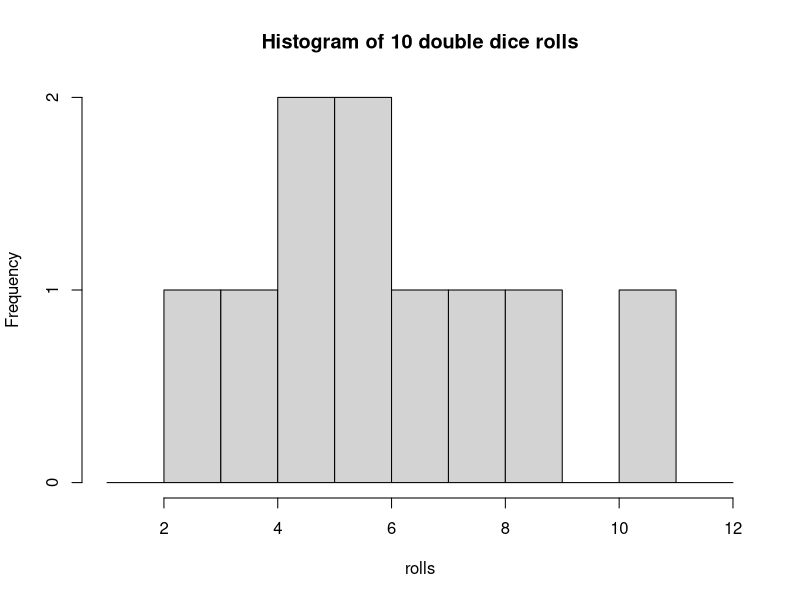
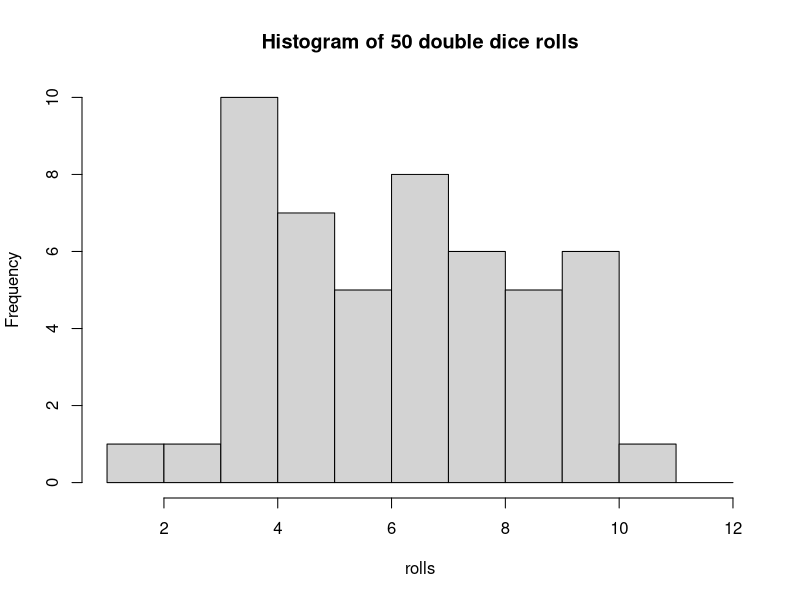
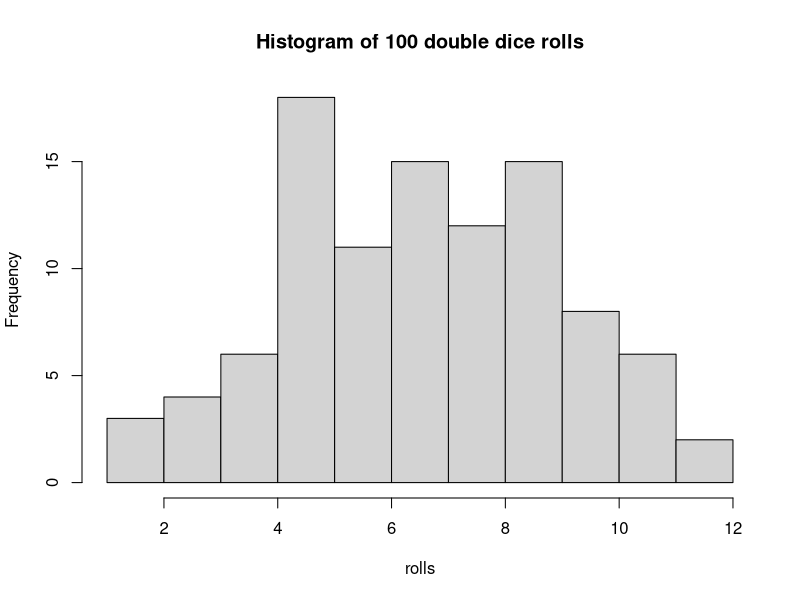
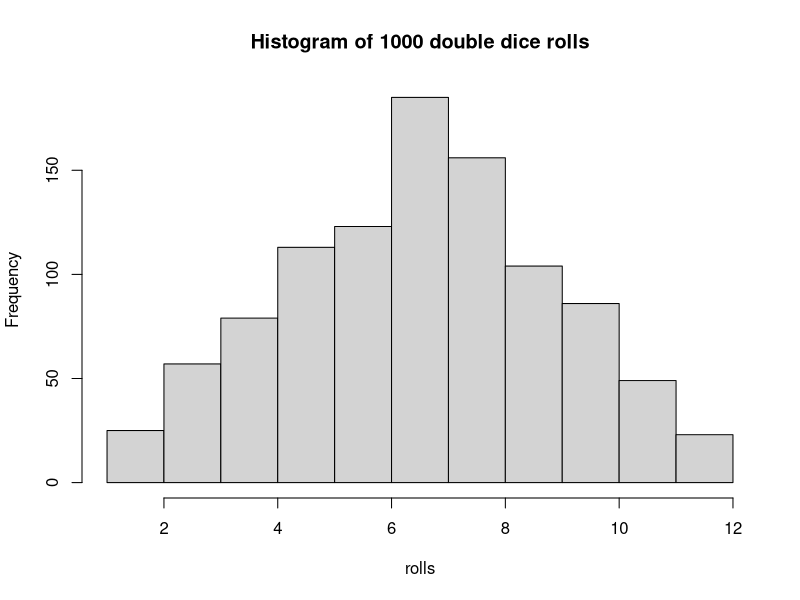
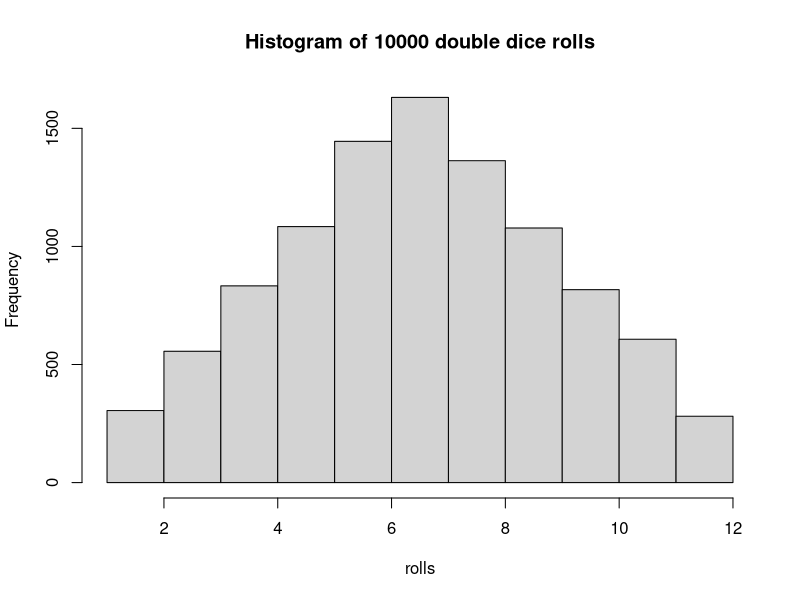

Write R code to recreate these figures, in order.
###################################
###################################
########                   ########
########   Data Science 2  ########
########       Lab 1       ######## 
########  31st Jan. 2023   ########
########                   ########
###################################
###################################


## Welcome to this first lab. Here we  will learn the basics of R, an open-source programming language and software environment.



# On the right is the console. You can input code directly into the console line by line - you do not need to run an entire file. Try running a simple calculation in the console, like 5+9. Type it in and press enter. 

# You can also write code in this, the code editor, and run it from here. Try highlighting the following line and clicking 'Run':
12 * 4 - 6

# You can also press 'Ctrl (Cmd) + Enter' to run the code you have highlighted.

# Text beginning with a # sign is read as 'comment' and will not be evaluated by the console.
## Numbers (like 1.1, 2.3, etc) signify that I would like you to write a line a code in the code file and run it in the console

########################
####    Functions   ####
########################

# FUNCTIONS are commands that take in inputs and produce outputs. They mostly take in the inputs in brackets, like this:
sqrt(25)
exp(3)

# Often, functions take multiple inputs with different functions. Note how:
rep(3,4)
# produces a different output from
rep(4,3)
# If you can't remember in which order you have to input the arguments of a function, or if you just want to learn what a function does, you can type in ? followed by the function name in the console:
?rep

# Each argument has a name. By explicitely referring to these names when calling the function, we can avoid  any problems with order. For example:
rep(x=3, times=4)
rep(times=4, x=3)

# produce the same result, because we inputed the arguments by name using the 'argname = x' construction. When we don't use this construction, the function defaults each input to an argument according to a predefined order.

# OPERATORS are special functions that take only 2 arguments, and do not use brackets. Instead, you must input the two arguments on either side of the operator. Examples of operators include +, -,*,/, ^, %%, %/%, :, and there are many more which we will learn about soon.

########################
####     Objects    ####
########################

# Functions are one example of OBJECTS, which are stored within the main (global) ENVIRONMENT of the console. We can create new objects by using the 'assign' operator:

x <- 4

# You can now see in the 'Environment' tab below that the object 'x'  is stored with the value 4.

x*5

##############################################################
###    ADVANCED NOTE: the = operator can also be used      ###
###    to assign values to objects, like in Python.        ###
###    However, we conventionally use the = operator       ###
###    only for arguments in a function. The main          ###
###    difference is that '<-' always assigns within       ###
###    the global environment, while '=' assigns in        ###
###    the local environment.                              ###
##############################################################

# Objects can have different classes. For example:
class(x)

# We can also store text into an object, by surrounding it with quote marks:

"Hello" -> y
y
class (y)

# y is now a 'character' object (R does not use the term 'string')

# If we forget to use quote marks R will search for a stored object with that name and return an error if it doesn't find it:

'Sacrosanct' -> y

# One final very important class of object is the 'logical' class, a.k.a. Boolean. 

####################################
####     Vectors and indices    ####
####################################

# YOu will have noticed that the console has always returned a [1] in front of it's output so far. This is because R has considered all these objects to be 'vectors' (in Python, this is the same thing as an array). Vectors are objects that can contain multiple elements. For example:

z <- 50:80
z

# The numbers in square brackets tell you the INDEX of the element to their right. The index is simply the position number of that element. You will notice that, unlike in Python, the first element of an object in R has the index number 1 and not 0. This is one of the most important syntatical differences between Python and R (if you think this is not a very important difference, you are correct. The two languages are very similar in syntax.)

# Vectors can be created from singular elements using the function c(), which stands for combine or concatenate.

my.vector <- c('this','is','a','vector')
my.vector
length(my.vector)
class(my.vector)

# You can use square brackets to isolate elements in a vector by putting their index between the brackets:
my.vector[1]
my.vector[4]
my.vector[2:4]
my.vector[c(1,4)]

### 1.1
# You can assign values to specific elements. Try writing a line of code below that changes the 4th element of my.vector to the word 'test'

my.vector[4] <- 'test'
### 1.2
# You can even assign values to elements of a vector that don't exist yet, thus creating them. Try assigning the word 'example' to the (as yet non-existant) 5th element of my.vector.
my.vector[5] <- 'example'
# Instead of indices, you can select elements of a vector using a logical vector of the same length, e.g.

my.vector[c(TRUE,TRUE,FALSE,FALSE,FALSE)]


####################################
####     Logical operators      ####
####################################

# LOGICAL OPERATORS are operators that return logical vectors of the same length as the left argument. Examples include '==', the equality operator (not to be confused with the single = which is an assignment operator), >, <, >=, <=, and != (the 'different from' operator).

# For example:
my.vector == 'is'
1:10 >= 5
1:10 %% 2 == 0    ## %% is the remainder operator, it returns the remainder when you divide the left argument by the right argument.

### 2.1
digits <- 0:10
# Using the least amount of code possible, write a line of code that returns only the odd values of the digits object.
digits %% 2 != 0
# Another important logical operator is the %in% operator. It tells you if the elements on the left are found in the elements on the right. E.G.
group1 <- c('Arthur', 'Fatima', 'Suleiman', 'Marco')
group2 <- c('Marco','Maria', 'Victor','Fatima', 'Antonio')
group1 %in% group2

## 2.2 
# intersect is a function which returns the elements that all of its arguments have in common. For example:
intersect(group1,group2)
# Write a line of code that replicates this output using only group1, group2, square brackets, and logical operators.
####################################
####     Writing functions      ####
####################################

# Functions can be written and stored as objects. e.g:
f1 <- function(x) x*2 + 1
# This function has only 1 argument, x. Try out this new function:
f1(3)
f1(7)
ex.vector <- c(2,7,4,24,13,8,12)
f1(ex.vector)

# You can write several lines of code in a function by enclosing all of the in curly brackets {}. The function 'return' can then specify what the output can be. For example:

f2 <- function(x,y){
  z = x %% y
  return(z == 0)
}

f2(8,9)
f2(14,7)

### 3.1 What is the purpose of function f2? Write in comments below.
#The function "f2" takes two numeric inputs "x" and "y", calculates the remainder of "x" divided by "y", assigns it to the variable "z", and returns a logical value indicating whether "z" is equal to 0.
### 3.2
# Based on the definition of the mean from today's lecture, write a function that calculates the mean of all of the elements of a vector. assign it to the object my.mean. You will find the functions 'sum' and 'length' useful here.
mean_function <- function(i){
  i <- sum(i)/length(i)
  return (i)
}
mean_function(ex.vector)
# compare your function to the native function in R. Does it produce the same results?
mean_function(ex.vector)
mean(ex.vector)

####################################
####      Randomness in R       ####
####################################

# There are several ways to generate randomness in R. The simplest function is 
?sample

#which randomly draws WITHOUT replacement from a specified vector. For example, to choose a number at random between 1 and 10:
sample(1:10, 1)
# You can run this several times and notice that you get a different answer each time. You can also sample several times at once
sample(1:10, 3)
# However, by default, sample won't let the same number repeat when you do this. This is called sampling without replacement, because it is as if, each time you pick out a number, it is now gone from the pool of possible numbers and has not been replaced.
# If you want to sample randomly between 1 and 10 20 times, each time choosing between all 10 numbers, you have to write:
sample(1:10, 20, replace = TRUE)

### 4.1
# Write a function that simulates the roll of 2 6-sided dice, where the argument x is the number of times you roll the 2 dice, and the output is a vector of length x, where each element corresponds to the sum of the two sides of the dice.
# HINT: one way to do this is to start by writing a function for a single 6-sided die, then create a new function that repeats the first function twice and adds up the result.

roll_d <- function() {
  sample(1:6, 1)
}

roll_2d6 <- function(x) {
  results <- numeric(x)
  for (i in 1:x) {
    results[i] <- roll_d() + roll_d()
  }
  results
}

roll_2d6(5)
### 4.2
# Using the function hist, create histograms of the results of double dice rolls when you roll them 10 times, then 50, then 100, then 1000, then 10000. Use breaks=1:12 as an argument within the hist function. What do you notice? Write it in comments below your code.

# Define function to roll 2 6-sided dice
roll_2_d <- function() {
  sum(sample(1:6, 2, replace = TRUE))
}

# Vector of number of times to roll the dice
n_rolls <- c(10, 50, 100, 1000, 10000)

# Loop over number of rolls and create histogram of double dice rolls
for (n in n_rolls) {
  rolls <- replicate(n, roll_2_d())
  hist(rolls, breaks = 1:12, main = paste("Histogram of", n, "double dice rolls"))
}



# Another way to generate randomness is to sample from a pdf, which is a continuous distribution. The simplest pdf is the uniform function. The uniform function is a flat line bounded between 2 numbers. Because it is flat, the probability of drawing a sample from any interval of given width between the two bounds is the same as from any other interval of given width.

# The function runif(n, min,max) samples n times from a uniform function bounded between the values of min and max. For example, try
runif(5,0,1)

### 4.3
# Using runif, write a function that returns TRUE 22% of the time and FALSE 78% of the time

my_function <- function() {
  if(runif(1) <= 0.22) {
    return(TRUE)
  } else {
    return(FALSE)
  }
}


### 4.4
# Based on today's lecture about pdfs, what is the probability density for a uniform pdf bounded between 0 and 1 associated with all values of x between 0 and 1? Explain why.

#probability density of a uniform pdf for all values between 0 and 1 is equal to 1, as this is calculated by dividing 1 with the range between the minimum value and maximum value 1/(1-0) so that becomes 1/1 which equates to 1
### 4.5
# Similarly, what is the probability density for a uniform pdf bounded between 5 and 6 associated with all values of x between 5 and 6?
# The probability density here also is equal to 1
### 4.6
# What is the probability density for a uniform pdf bounded between 0 and 0.5 associated with all values of x between 0 and 0.5?
# The probability density here is 2 which is calculated by dividing 1/(0.5-0)
### 4.7
# What is the probability density for a uniform pdf bounded between 0 and 2 associated with all values of x between 0 and 2?
# The probability density here is 0.5 calculated by dividing 1/(2-0)
### 4.8
# run the following code:
dunif(0.5,0,1)
dunif(2,0,1)
dunif(0.2,0,0.5)
dunif(1.3,0,2)

# Based on the results of this code and your answers above, what can you conclude about the purpose of the dunif function?

# The dunif function computes the probability density function for any value given that the minimum and maximum values are provided.
